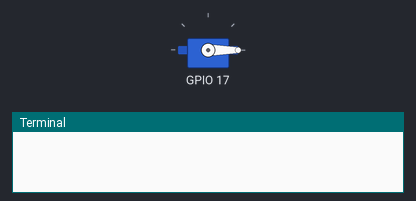
This program was run on a simulated Raspberry Pi (BCM pin numbers). Parts: servo, the last lines printed to the terminal. Servo angles are drawn from the pulse width (0.5 ms = 0°, 2.5 ms = 180°). At 16.8 s the program stops and its outputs stay as they are.

Above: at 0.1 s.
At 3.7 s:
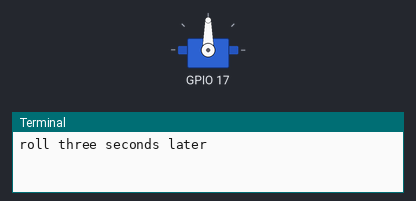
At 13.6 s:
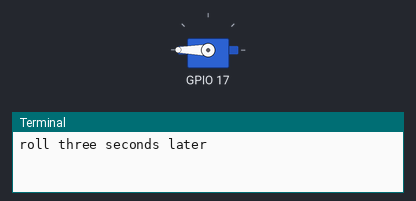
Timing chart, 0 to 15.1 s (numbered marks = the images above):
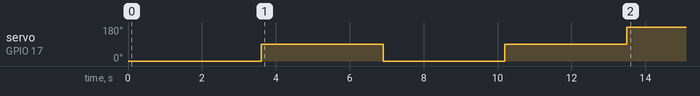

The program:

sg90Test.py
```python
import RPi.GPIO as g
import sg90
import time
s=sg90.sg(17)
print("roll three seconds later")
time.sleep(3)
s.setdirection(90)
time.sleep(3)
s.setdirection(0)
time.sleep(3)
s.setdirection(90)
time.sleep(3)
s.setdirection(180)
time.sleep(3)
s.stop()
'''
g.setmode(g.BCM) ## Use board pin numbering

#pins are pulled up because the reed switches are ON by default.


g.setup(17, g.OUT)
p25=g.PWM(17, 50)  # pin 18, and 50 Hz

p25.start(7.5) # set to neutral position - 7.5% duty cycle
#p.ChangeFrequency
#p.stop
time.sleep(2)
p25.ChangeDutyCycle(25/2)
time.sleep(0.04)
p25.stop()

try:
    #while True:
        for i in range(1, 26):
            p25.ChangeDutyCycle(i/2)
            time.sleep(0.04)

        for i in range(1, 26):
            p25.ChangeDutyCycle(14.5-(i/2))
            time.sleep(0.04)


except KeyboardInterrupt:
    p25.ChangeDutyCycle(7.5)
    p25.stop
    time.sleep(0.5)
    GPIO.cleanup()
'''
```

sg90.py
```python
#注意，如果舵机启动了就是start(占空比)运行了，舵机就会处于一种齿轮抖动状态，解决办法是每次调整完角度后，都使用stop来结束舵机启动
#在频率为50HZ下占空比和角度的关系是2.5--0度，5--45度，7.5--90度，10--135度，12.5--180度。
#经过运行发现，如果不在stop后重新生成新的pwm脉冲对象而直接使用start启动，会导致舵机在一个方向转动，而不是在0--180之间来回转动，因此在
#下面的sg类中的setdirection函数中先del之前的pwm而后再生成新的pwm，然后使用start设置启动后的默认占空比，当然也可以根据需要，
#使用ChangeDutyCycle函数来在运行期间改变占空比。

import RPi.GPIO as g
import time
class sg:
    def __init__(self,pin):
        g.setmode(g.BCM)
        g.setwarnings(False)
        g.setup(pin,g.OUT)
        self.pin=int(pin)
        self.direction=0
        self.pw=g.PWM(pin,50)
        self.pw.start(2.5)
        #self.pw.ChangeDutyCycle(2.5)#beginning from 0度
        time.sleep(0.6)
        self.pw.stop()
    def setdirection(self,d):
        del self.pw
        self.pw=g.PWM(self.pin,50)
        self.pw.start(2.5+d/360*20)#d可以在0到180之间，用这个式子可以转换成50HZ下的占空比
        #self.pw.ChangeDutyCycle(2.5+d/360*20)
        time.sleep(abs(int(d)-self.direction)/180*0.6)#经过测算从0到180度之间给0.6秒比较合适，这里变化的角度计算具体需要几秒。
        self.direction=int(d)
        self.pw.stop()
    def stop(self):
        self.pw.stop()
```
